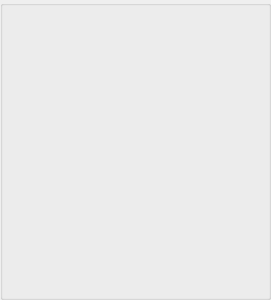
<?xml version="1.0" encoding="UTF-8"?>
<ui version="4.0">
 <class>CEditorLayoutCompact</class>
 <widget class="QWidget" name="CEditorLayoutCompact">
  <property name="geometry">
   <rect>
    <x>0</x>
    <y>0</y>
    <width>271</width>
    <height>300</height>
   </rect>
  </property>
  <property name="windowTitle">
   <string>Form</string>
  </property>
  <layout class="QGridLayout" name="gridLayout">
   <property name="leftMargin">
    <number>0</number>
   </property>
   <property name="topMargin">
    <number>0</number>
   </property>
   <property name="rightMargin">
    <number>0</number>
   </property>
   <property name="bottomMargin">
    <number>0</number>
   </property>
   <item row="0" column="0">
    <widget class="QGroupBox" name="groupBox">
     <property name="title">
      <string/>
     </property>
     <layout class="QGridLayout" name="gridLayout_2">
      <property name="leftMargin">
       <number>0</number>
      </property>
      <property name="topMargin">
       <number>0</number>
      </property>
      <property name="rightMargin">
       <number>0</number>
      </property>
      <property name="bottomMargin">
       <number>0</number>
      </property>
      <item row="1" column="0">
       <widget class="CEditorActionBar" name="pActionBar" native="true">
        <property name="sizePolicy">
         <sizepolicy hsizetype="Minimum" vsizetype="Minimum">
          <horstretch>0</horstretch>
          <verstretch>0</verstretch>
         </sizepolicy>
        </property>
       </widget>
      </item>
      <item row="1" column="1">
       <widget class="QWidget" name="pMainWidget" native="true">
        <property name="sizePolicy">
         <sizepolicy hsizetype="Expanding" vsizetype="Expanding">
          <horstretch>0</horstretch>
          <verstretch>0</verstretch>
         </sizepolicy>
        </property>
       </widget>
      </item>
      <item row="2" column="0" colspan="2">
       <widget class="QWidget" name="pViewsButtonContainer" native="true">
        <property name="sizePolicy">
         <sizepolicy hsizetype="Preferred" vsizetype="Minimum">
          <horstretch>0</horstretch>
          <verstretch>0</verstretch>
         </sizepolicy>
        </property>
        <layout class="QHBoxLayout" name="horizontalLayout">
         <property name="leftMargin">
          <number>0</number>
         </property>
         <property name="topMargin">
          <number>0</number>
         </property>
         <property name="rightMargin">
          <number>0</number>
         </property>
         <property name="bottomMargin">
          <number>0</number>
         </property>
        </layout>
       </widget>
      </item>
     </layout>
    </widget>
   </item>
  </layout>
 </widget>
 <customwidgets>
  <customwidget>
   <class>CEditorActionBar</class>
   <extends>QWidget</extends>
   <header>Editor/EditorActionBar.h</header>
   <container>1</container>
  </customwidget>
 </customwidgets>
 <resources/>
 <connections/>
</ui>
